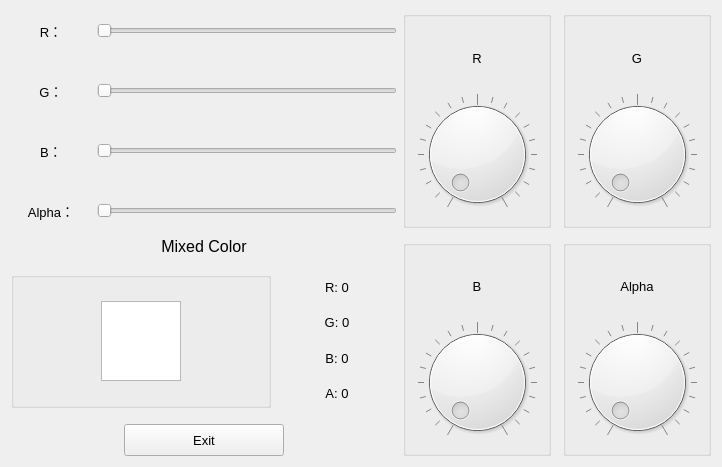
<?xml version="1.0" encoding="UTF-8"?>
<ui version="4.0">
 <class>ColorEdit</class>
 <widget class="QWidget" name="ColorEdit">
  <property name="geometry">
   <rect>
    <x>0</x>
    <y>0</y>
    <width>722</width>
    <height>467</height>
   </rect>
  </property>
  <property name="windowTitle">
   <string>ColorEdit</string>
  </property>
  <layout class="QHBoxLayout" name="horizontalLayout_3">
   <item>
    <layout class="QVBoxLayout" name="verticalLayout_6">
     <item>
      <layout class="QGridLayout" name="gridLayout">
       <property name="verticalSpacing">
        <number>20</number>
       </property>
       <item row="0" column="0">
        <widget class="QLabel" name="label">
         <property name="minimumSize">
          <size>
           <width>80</width>
           <height>40</height>
          </size>
         </property>
         <property name="font">
          <font>
           <family>Microsoft JhengHei UI</family>
           <pointsize>10</pointsize>
          </font>
         </property>
         <property name="text">
          <string>R：</string>
         </property>
         <property name="alignment">
          <set>Qt::AlignCenter</set>
         </property>
        </widget>
       </item>
       <item row="0" column="1">
        <widget class="QSlider" name="HSliderRed">
         <property name="minimumSize">
          <size>
           <width>200</width>
           <height>32</height>
          </size>
         </property>
         <property name="maximum">
          <number>255</number>
         </property>
         <property name="orientation">
          <enum>Qt::Horizontal</enum>
         </property>
         <property name="tickPosition">
          <enum>QSlider::NoTicks</enum>
         </property>
        </widget>
       </item>
       <item row="1" column="0">
        <widget class="QLabel" name="label_2">
         <property name="minimumSize">
          <size>
           <width>80</width>
           <height>40</height>
          </size>
         </property>
         <property name="font">
          <font>
           <family>Microsoft JhengHei UI</family>
           <pointsize>10</pointsize>
          </font>
         </property>
         <property name="text">
          <string>G：</string>
         </property>
         <property name="alignment">
          <set>Qt::AlignCenter</set>
         </property>
        </widget>
       </item>
       <item row="1" column="1">
        <widget class="QSlider" name="HSliderGreen">
         <property name="minimumSize">
          <size>
           <width>200</width>
           <height>32</height>
          </size>
         </property>
         <property name="maximum">
          <number>255</number>
         </property>
         <property name="orientation">
          <enum>Qt::Horizontal</enum>
         </property>
        </widget>
       </item>
       <item row="2" column="0">
        <widget class="QLabel" name="label_3">
         <property name="minimumSize">
          <size>
           <width>80</width>
           <height>40</height>
          </size>
         </property>
         <property name="font">
          <font>
           <family>Microsoft JhengHei UI</family>
           <pointsize>10</pointsize>
          </font>
         </property>
         <property name="text">
          <string>B：</string>
         </property>
         <property name="alignment">
          <set>Qt::AlignCenter</set>
         </property>
        </widget>
       </item>
       <item row="2" column="1">
        <widget class="QSlider" name="HSliderBlue">
         <property name="minimumSize">
          <size>
           <width>200</width>
           <height>32</height>
          </size>
         </property>
         <property name="maximum">
          <number>255</number>
         </property>
         <property name="orientation">
          <enum>Qt::Horizontal</enum>
         </property>
        </widget>
       </item>
       <item row="3" column="0">
        <widget class="QLabel" name="label_4">
         <property name="minimumSize">
          <size>
           <width>80</width>
           <height>40</height>
          </size>
         </property>
         <property name="font">
          <font>
           <family>Microsoft JhengHei UI</family>
           <pointsize>10</pointsize>
          </font>
         </property>
         <property name="text">
          <string>Alpha：</string>
         </property>
         <property name="alignment">
          <set>Qt::AlignCenter</set>
         </property>
        </widget>
       </item>
       <item row="3" column="1">
        <widget class="QSlider" name="HSliderAlpha">
         <property name="minimumSize">
          <size>
           <width>200</width>
           <height>32</height>
          </size>
         </property>
         <property name="maximum">
          <number>255</number>
         </property>
         <property name="orientation">
          <enum>Qt::Horizontal</enum>
         </property>
        </widget>
       </item>
      </layout>
     </item>
     <item>
      <layout class="QVBoxLayout" name="verticalLayout_5">
       <property name="spacing">
        <number>16</number>
       </property>
       <item>
        <widget class="QLabel" name="label_9">
         <property name="minimumSize">
          <size>
           <width>360</width>
           <height>0</height>
          </size>
         </property>
         <property name="font">
          <font>
           <family>Microsoft JhengHei UI</family>
           <pointsize>12</pointsize>
          </font>
         </property>
         <property name="text">
          <string>Mixed Color</string>
         </property>
         <property name="alignment">
          <set>Qt::AlignCenter</set>
         </property>
         <property name="wordWrap">
          <bool>false</bool>
         </property>
        </widget>
       </item>
       <item>
        <layout class="QHBoxLayout" name="horizontalLayout">
         <item>
          <widget class="QGroupBox" name="groupBox">
           <property name="title">
            <string/>
           </property>
           <layout class="QGridLayout" name="gridLayout_3">
            <item row="0" column="0">
             <widget class="QTextEdit" name="textEdit">
              <property name="minimumSize">
               <size>
                <width>50</width>
                <height>50</height>
               </size>
              </property>
              <property name="maximumSize">
               <size>
                <width>80</width>
                <height>80</height>
               </size>
              </property>
             </widget>
            </item>
           </layout>
          </widget>
         </item>
         <item>
          <layout class="QVBoxLayout" name="verticalLayout_7">
           <item>
            <widget class="QLabel" name="labelRedValue">
             <property name="minimumSize">
              <size>
               <width>120</width>
               <height>24</height>
              </size>
             </property>
             <property name="font">
              <font>
               <family>Microsoft JhengHei UI</family>
               <pointsize>10</pointsize>
              </font>
             </property>
             <property name="text">
              <string>R: 0</string>
             </property>
             <property name="alignment">
              <set>Qt::AlignCenter</set>
             </property>
            </widget>
           </item>
           <item>
            <widget class="QLabel" name="labelGreenValue">
             <property name="minimumSize">
              <size>
               <width>120</width>
               <height>24</height>
              </size>
             </property>
             <property name="font">
              <font>
               <family>Microsoft JhengHei UI</family>
               <pointsize>10</pointsize>
              </font>
             </property>
             <property name="text">
              <string>G: 0</string>
             </property>
             <property name="alignment">
              <set>Qt::AlignCenter</set>
             </property>
            </widget>
           </item>
           <item>
            <widget class="QLabel" name="labelBlueValue">
             <property name="minimumSize">
              <size>
               <width>120</width>
               <height>24</height>
              </size>
             </property>
             <property name="font">
              <font>
               <family>Microsoft JhengHei UI</family>
               <pointsize>10</pointsize>
              </font>
             </property>
             <property name="text">
              <string>B: 0</string>
             </property>
             <property name="alignment">
              <set>Qt::AlignCenter</set>
             </property>
            </widget>
           </item>
           <item>
            <widget class="QLabel" name="labelAlphaValue">
             <property name="minimumSize">
              <size>
               <width>120</width>
               <height>24</height>
              </size>
             </property>
             <property name="font">
              <font>
               <family>Microsoft JhengHei UI</family>
               <pointsize>10</pointsize>
              </font>
             </property>
             <property name="text">
              <string>A: 0</string>
             </property>
             <property name="alignment">
              <set>Qt::AlignCenter</set>
             </property>
            </widget>
           </item>
          </layout>
         </item>
        </layout>
       </item>
       <item>
        <layout class="QHBoxLayout" name="horizontalLayout_2">
         <item>
          <widget class="QPushButton" name="btnCancel">
           <property name="minimumSize">
            <size>
             <width>120</width>
             <height>32</height>
            </size>
           </property>
           <property name="maximumSize">
            <size>
             <width>160</width>
             <height>16777215</height>
            </size>
           </property>
           <property name="font">
            <font>
             <family>Microsoft JhengHei UI</family>
             <pointsize>10</pointsize>
            </font>
           </property>
           <property name="text">
            <string>Exit</string>
           </property>
          </widget>
         </item>
        </layout>
       </item>
      </layout>
     </item>
    </layout>
   </item>
   <item>
    <layout class="QGridLayout" name="gridLayout_2">
     <property name="spacing">
      <number>12</number>
     </property>
     <item row="0" column="0">
      <widget class="QGroupBox" name="groupBox_2">
       <property name="title">
        <string/>
       </property>
       <layout class="QVBoxLayout" name="verticalLayout">
        <item>
         <widget class="QLabel" name="label_6">
          <property name="minimumSize">
           <size>
            <width>80</width>
            <height>0</height>
           </size>
          </property>
          <property name="font">
           <font>
            <family>Microsoft JhengHei UI</family>
            <pointsize>10</pointsize>
           </font>
          </property>
          <property name="text">
           <string>R</string>
          </property>
          <property name="alignment">
           <set>Qt::AlignCenter</set>
          </property>
         </widget>
        </item>
        <item>
         <widget class="QDial" name="dialRed">
          <property name="minimumSize">
           <size>
            <width>120</width>
            <height>120</height>
           </size>
          </property>
          <property name="maximum">
           <number>255</number>
          </property>
          <property name="notchTarget">
           <double>12.750000000000000</double>
          </property>
          <property name="notchesVisible">
           <bool>true</bool>
          </property>
         </widget>
        </item>
       </layout>
      </widget>
     </item>
     <item row="0" column="1">
      <widget class="QGroupBox" name="groupBox_3">
       <property name="title">
        <string/>
       </property>
       <layout class="QVBoxLayout" name="verticalLayout_2">
        <item>
         <widget class="QLabel" name="label_7">
          <property name="minimumSize">
           <size>
            <width>80</width>
            <height>0</height>
           </size>
          </property>
          <property name="font">
           <font>
            <family>Microsoft JhengHei UI</family>
            <pointsize>10</pointsize>
           </font>
          </property>
          <property name="text">
           <string>G</string>
          </property>
          <property name="alignment">
           <set>Qt::AlignCenter</set>
          </property>
         </widget>
        </item>
        <item>
         <widget class="QDial" name="dialGreen">
          <property name="minimumSize">
           <size>
            <width>120</width>
            <height>120</height>
           </size>
          </property>
          <property name="maximum">
           <number>255</number>
          </property>
          <property name="notchTarget">
           <double>12.750000000000000</double>
          </property>
          <property name="notchesVisible">
           <bool>true</bool>
          </property>
         </widget>
        </item>
       </layout>
      </widget>
     </item>
     <item row="1" column="0">
      <widget class="QGroupBox" name="groupBox_4">
       <property name="title">
        <string/>
       </property>
       <layout class="QVBoxLayout" name="verticalLayout_3">
        <item>
         <widget class="QLabel" name="label_5">
          <property name="minimumSize">
           <size>
            <width>80</width>
            <height>0</height>
           </size>
          </property>
          <property name="font">
           <font>
            <family>Microsoft JhengHei UI</family>
            <pointsize>10</pointsize>
           </font>
          </property>
          <property name="text">
           <string>B</string>
          </property>
          <property name="alignment">
           <set>Qt::AlignCenter</set>
          </property>
         </widget>
        </item>
        <item>
         <widget class="QDial" name="dialBlue">
          <property name="minimumSize">
           <size>
            <width>120</width>
            <height>120</height>
           </size>
          </property>
          <property name="maximum">
           <number>255</number>
          </property>
          <property name="notchTarget">
           <double>12.750000000000000</double>
          </property>
          <property name="notchesVisible">
           <bool>true</bool>
          </property>
         </widget>
        </item>
       </layout>
      </widget>
     </item>
     <item row="1" column="1">
      <widget class="QGroupBox" name="groupBox_5">
       <property name="title">
        <string/>
       </property>
       <layout class="QVBoxLayout" name="verticalLayout_4">
        <item>
         <widget class="QLabel" name="label_8">
          <property name="minimumSize">
           <size>
            <width>80</width>
            <height>0</height>
           </size>
          </property>
          <property name="font">
           <font>
            <family>Microsoft JhengHei UI</family>
            <pointsize>10</pointsize>
           </font>
          </property>
          <property name="text">
           <string>Alpha</string>
          </property>
          <property name="alignment">
           <set>Qt::AlignCenter</set>
          </property>
         </widget>
        </item>
        <item>
         <widget class="QDial" name="dialAlpha">
          <property name="minimumSize">
           <size>
            <width>120</width>
            <height>120</height>
           </size>
          </property>
          <property name="maximum">
           <number>255</number>
          </property>
          <property name="notchTarget">
           <double>12.750000000000000</double>
          </property>
          <property name="notchesVisible">
           <bool>true</bool>
          </property>
         </widget>
        </item>
       </layout>
      </widget>
     </item>
    </layout>
   </item>
  </layout>
 </widget>
 <layoutdefault spacing="6" margin="11"/>
 <resources/>
 <connections>
  <connection>
   <sender>btnCancel</sender>
   <signal>clicked()</signal>
   <receiver>ColorEdit</receiver>
   <slot>close()</slot>
   <hints>
    <hint type="sourcelabel">
     <x>284</x>
     <y>357</y>
    </hint>
    <hint type="destinationlabel">
     <x>344</x>
     <y>193</y>
    </hint>
   </hints>
  </connection>
 </connections>
</ui>
